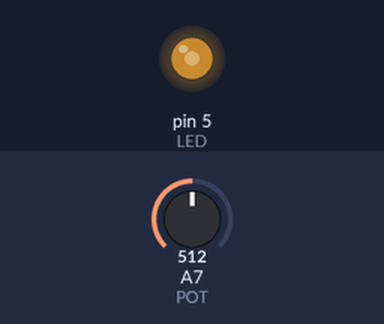
Simulated run of this sketch. Board: Arduino Nano, built with avr-gcc and run on an emulated ATmega328P. On the bench: output pins drawn as LEDs (lit = HIGH). The test bench sets the inputs (shaded band); at power-on: A7 (POT) = 512.

Above: at 1.2 s.
1.3 s: A7 (POT) set to 306
At 1.9 s:
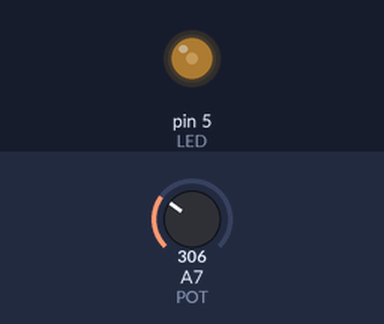
2.8 s: A7 (POT) set to 245
At 3.4 s:
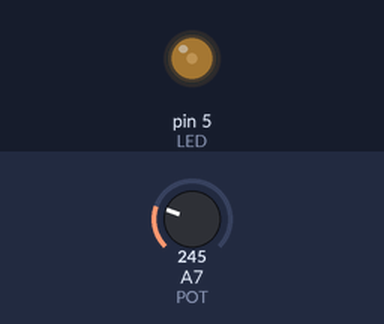
4.3 s: A7 (POT) set to 0
At 5.2 s:
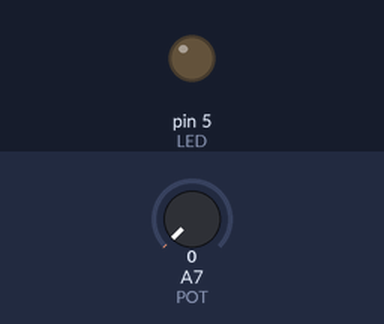
5.8 s: A7 (POT) set to 900
At 6.7 s:
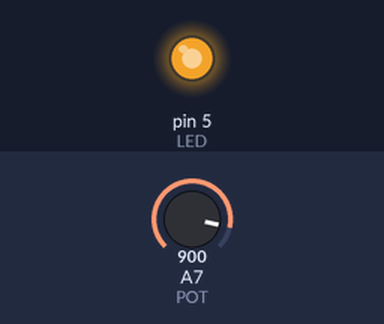
Timing chart, 0 to 8.3 s (numbered marks = the images above; inputs shaded):
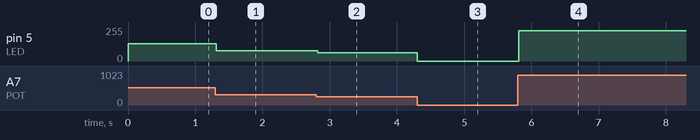

Measured:
- after the input at 1.3 s, pin 5 (LED): 130/255 → 77/255 at once
- after the input at 2.8 s, pin 5 (LED): 77/255 → 62/255 at once
- after the input at 4.3 s, pin 5 (LED): 62/255 → 0/255 at once
- after the input at 5.8 s, pin 5 (LED): 0/255 → 228/255 at once

The sketch:

PWM-Dimmer.ino
```cpp
#define LED 5
#define POT A7

int in_brightness;
int out_brightness;

void setup() {

  in_brightness = analogRead(POT);
  out_brightness = 0;

  pinMode(LED, OUTPUT);

}
void loop() {

  in_brightness = analogRead(POT);
  out_brightness = map(in_brightness, 0, 1023, 0, 260);
  if(out_brightness > 255) {
    out_brightness = 255;
  }
  analogWrite(LED, out_brightness);
  delay(25);
}
```
